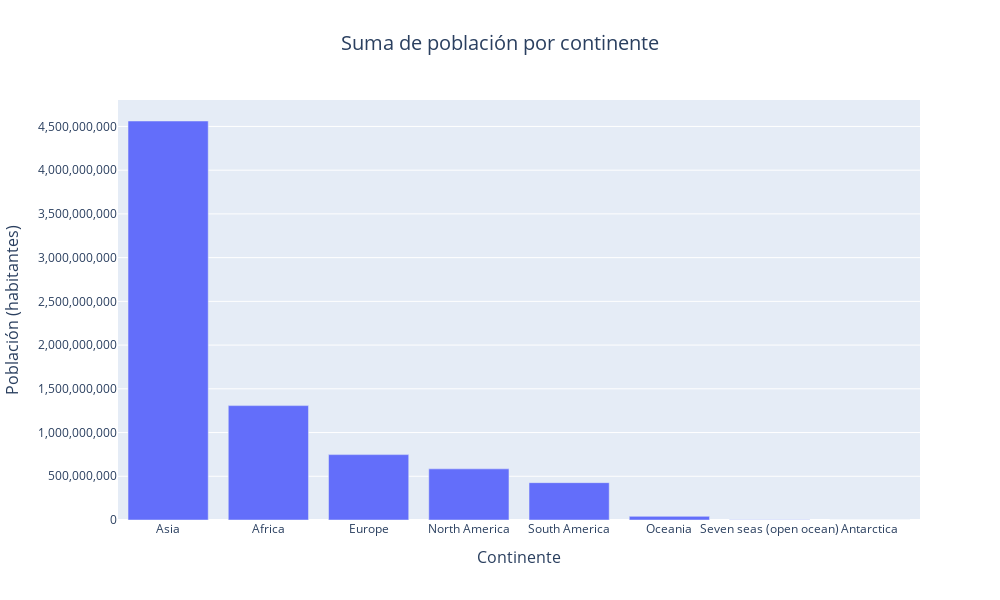

Notebook code for this chart:
### Markdown cell above
Gráfico de barras verticales:

### Code cell
# Cálculo de la suma de población por continente
poblacion_continente_suma = paises.groupby('CONTINENT')['POP_EST'].sum().sort_values(ascending=False).reset_index()

# Creación del gráfico de barras verticales
fig = px.bar(
    poblacion_continente_suma,
    x='CONTINENT',
    y='POP_EST',
    title='Suma de población por continente',
    labels={
        'CONTINENT': 'Continente',
        'POP_EST': 'Población (habitantes)'
    },
    width=1000,   # Ancho de la figura en píxeles
    height=600    # Alto de la figura en píxeles
)

# Actualizar el formato del eje y evitar notación científica
fig.update_yaxes(tickformat=",d")

# Atributos globales de la figura
fig.update_layout(
    title=dict(
        x=0.5,  # Centrar el título
        font=dict(size=20)
    ),
    xaxis_title=dict(
        font=dict(size=16)
    ),
    yaxis_title=dict(
        font=dict(size=16)
    )
)

# Despliegue del gráfico
fig.show()

### Figure 1 — Plotly figure (JSON) as saved in the notebook; plotly's stock layout.template omitted (floating-point values rounded to 4 significant figures)
{"data": [{"alignmentgroup": "True", "hovertemplate": "Continente=%{x}<br>Población (habitantes)=%{y}<extra></extra>", "legendgroup": "", "marker": {"color": "#636efa", "pattern": {"shape": ""}}, "name": "", "offsetgroup": "", "orientation": "v", "showlegend": false, "textposition": "auto", "type": "bar", "x": ["Asia", "Africa", "Europe", "North America", "South America", "Oceania", "Seven seas (open ocean)", "Antarctica"], "xaxis": "x", "y": [4562304603, 1308000000.0, 747708092, 584776221, 427063263, 41589500, 1894289, 4490], "yaxis": "y"}], "layout": {"barmode": "relative", "height": 600, "legend": {"tracegroupgap": 0}, "title": {"font": {"size": 20}, "text": "Suma de población por continente", "x": 0.5}, "width": 1000, "xaxis": {"anchor": "y", "domain": [0, 1], "title": {"font": {"size": 16}, "text": "Continente"}}, "yaxis": {"anchor": "x", "domain": [0, 1], "tickformat": ",d", "title": {"font": {"size": 16}, "text": "Población (habitantes)"}}}}
